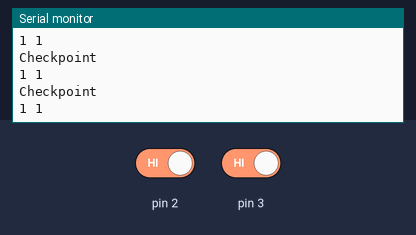
Bench run of a sketch on a simulated Arduino Uno, built with avr-gcc and run on an emulated ATmega328P. Parts: the last lines printed to the serial monitor. The inputs (shaded band) are chosen by the test bench; at power-on: pin 2 HIGH, pin 3 HIGH.

Above: at 2.8 s.
2.9 s: pin 2 driven LOW
At 3.4 s:
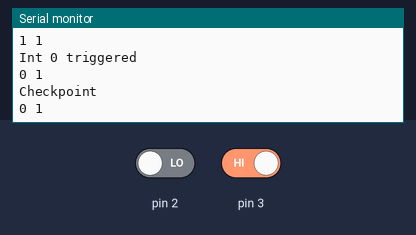
4.4 s: pin 3 driven LOW
At 5.7 s:
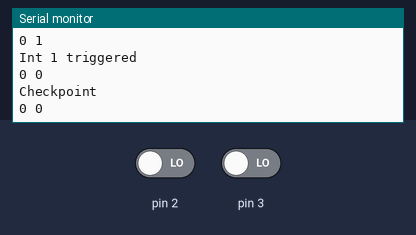
5.9 s: pin 2 driven HIGH
At 6.8 s:
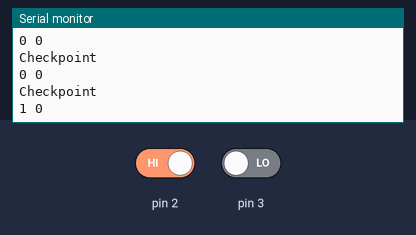

Measured:
- after the input at 2.9 s, the serial monitor: prints a new line at once (image 1)
- after the input at 4.4 s, the serial monitor: prints a new line at once (image 2)
- after the input at 5.9 s, the serial monitor: prints a new line after 0.11 s (image 3)

The sketch:

rotary_encoder_interrupts.ino
```cpp
void setup() {
  Serial.begin(9600);
  pinMode(2, INPUT);
  pinMode(3, INPUT);
  attachInterrupt(0, int0changed, FALLING);
  attachInterrupt(1, int1changed, FALLING);
}

void loop() {
  Serial.println("Checkpoint");
  int val2 = digitalRead(2);
  int val3 = digitalRead(3);
  Serial.print(val2);
  Serial.print(" ");
  Serial.println(val3);
delay(1000);
}

void int0changed() {
  Serial.println("Int 0 triggered");
  int val2 = digitalRead(2);
  int val3 = digitalRead(3);
  Serial.print(val2);
  Serial.print(" ");
  Serial.println(val3);
}

void int1changed() {
  Serial.println("Int 1 triggered");
  int val2 = digitalRead(2);
  int val3 = digitalRead(3);
  Serial.print(val2);
  Serial.print(" ");
  Serial.println(val3);
}
```
